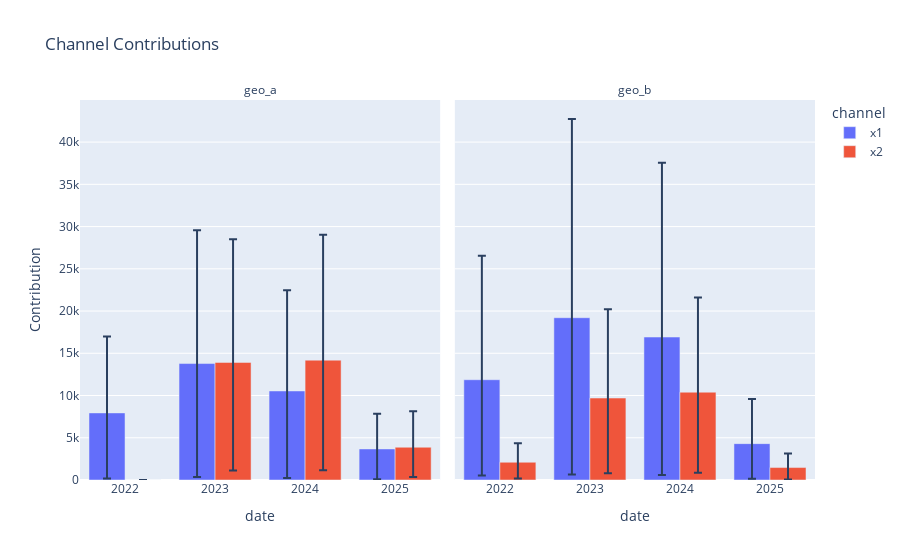

Notebook source saved alongside this figure:
### Code cell
factory.contributions(frequency="yearly", x="date", color="channel")

### Figure 1 — Plotly figure (JSON) as saved in the notebook; plotly's stock layout.template omitted (floating-point values rounded to 4 significant figures)
{"data": [{"alignmentgroup": "True", "customdata": [["7941  CI: [177, 16999]", "geo_a"], ["13783  CI: [347, 29569]", "geo_a"], ["10539  CI: [237, 22469]", "geo_a"], ["3675  CI: [82, 7829]", "geo_a"]], "error_y": {"array": [9058.0, 15790.0, 11930.0, 4154.0], "arrayminus": [7764.0, 13440.0, 10300.0, 3593.0]}, "hovertemplate": "channel=x1<br>Contribution=%{customdata[0]}<extra></extra>", "legendgroup": "x1", "marker": {"color": "#636efa", "pattern": {"shape": ""}}, "name": "x1", "offsetgroup": "x1", "orientation": "v", "showlegend": true, "textposition": "auto", "type": "bar", "x": ["2022", "2023", "2024", "2025"], "xaxis": "x", "y": [7941.0, 13780.0, 10540.0, 3676.0], "yaxis": "y"}, {"alignmentgroup": "True", "customdata": [["11870  CI: [524, 26547]", "geo_b"], ["19210  CI: [665, 42733]", "geo_b"], ["16922  CI: [589, 37558]", "geo_b"], ["4305  CI: [148, 9594]", "geo_b"]], "error_y": {"array": [14680.0, 23520.0, 20640.0, 5289.0], "arrayminus": [11350.0, 18540.0, 16330.0, 4156.0]}, "hovertemplate": "channel=x1<br>Contribution=%{customdata[0]}<extra></extra>", "legendgroup": "x1", "marker": {"color": "#636efa", "pattern": {"shape": ""}}, "name": "x1", "offsetgroup": "x1", "orientation": "v", "showlegend": false, "textposition": "auto", "type": "bar", "x": ["2022", "2023", "2024", "2025"], "xaxis": "x2", "y": [11870.0, 19210.0, 16920.0, 4305.0], "yaxis": "y2"}, {"alignmentgroup": "True", "customdata": [["0  CI: [0, 0]", "geo_a"], ["13916  CI: [1121, 28490]", "geo_a"], ["14184  CI: [1143, 29044]", "geo_a"], ["3878  CI: [343, 8143]", "geo_a"]], "error_y": {"array": [0.0, 14570.0, 14860.0, 4265.0], "arrayminus": [0.0, 12800.0, 13040.0, 3535.0]}, "hovertemplate": "channel=x2<br>Contribution=%{customdata[0]}<extra></extra>", "legendgroup": "x2", "marker": {"color": "#EF553B", "pattern": {"shape": ""}}, "name": "x2", "offsetgroup": "x2", "orientation": "v", "showlegend": true, "textposition": "auto", "type": "bar", "x": ["2022", "2023", "2024", "2025"], "xaxis": "x", "y": [0.0, 13920.0, 14180.0, 3878.0], "yaxis": "y"}, {"alignmentgroup": "True", "customdata": [["2100  CI: [171, 4361]", "geo_b"], ["9699  CI: [789, 20206]", "geo_b"], ["10394  CI: [846, 21617]", "geo_b"], ["1472  CI: [50, 3141]", "geo_b"]], "error_y": {"array": [2262.0, 10510.0, 11220.0, 1669.0], "arrayminus": [1929.0, 8910.0, 9548.0, 1422.0]}, "hovertemplate": "channel=x2<br>Contribution=%{customdata[0]}<extra></extra>", "legendgroup": "x2", "marker": {"color": "#EF553B", "pattern": {"shape": ""}}, "name": "x2", "offsetgroup": "x2", "orientation": "v", "showlegend": false, "textposition": "auto", "type": "bar", "x": ["2022", "2023", "2024", "2025"], "xaxis": "x2", "y": [2100.0, 9699.0, 10390.0, 1473.0], "yaxis": "y2"}], "layout": {"annotations": [{"font": {}, "showarrow": false, "text": "geo_a", "x": 0.245, "xanchor": "center", "xref": "paper", "y": 1, "yanchor": "bottom", "yref": "paper"}, {"font": {}, "showarrow": false, "text": "geo_b", "x": 0.755, "xanchor": "center", "xref": "paper", "y": 1, "yanchor": "bottom", "yref": "paper"}], "barmode": "group", "legend": {"title": {"text": "channel"}, "tracegroupgap": 0}, "title": {"text": "Channel Contributions"}, "xaxis": {"anchor": "y", "domain": [0, 0.49], "title": {"text": "date"}}, "xaxis2": {"anchor": "y2", "domain": [0.51, 1], "matches": "x", "title": {"text": "date"}}, "yaxis": {"anchor": "x", "domain": [0, 1], "title": {"text": "Contribution"}}, "yaxis2": {"anchor": "x2", "domain": [0, 1], "matches": "y", "showticklabels": false}}}
